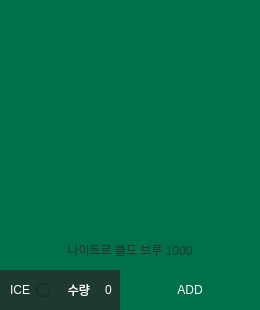
         <widget class="QFrame" name="frame_1_3">
          <property name="geometry">
           <rect>
            <x>580</x>
            <y>20</y>
            <width>260</width>
            <height>310</height>
           </rect>
          </property>
          <property name="frameShape">
           <enum>QFrame::NoFrame</enum>
          </property>
          <property name="frameShadow">
           <enum>QFrame::Raised</enum>
          </property>
          <widget class="QRadioButton" name="radioButton_1_3">
           <property name="geometry">
            <rect>
             <x>0</x>
             <y>270</y>
             <width>50</width>
             <height>40</height>
            </rect>
           </property>
           <property name="focusPolicy">
            <enum>Qt::NoFocus</enum>
           </property>
           <property name="layoutDirection">
            <enum>Qt::RightToLeft</enum>
           </property>
           <property name="styleSheet">
            <string notr="true">background-color: rgb(30, 57, 50);
color: rgb(255, 255, 255);</string>
           </property>
           <property name="text">
            <string>ICE</string>
           </property>
           <property name="checked">
            <bool>false</bool>
           </property>
           <property name="autoRepeat">
            <bool>false</bool>
           </property>
           <property name="autoExclusive">
            <bool>false</bool>
           </property>
          </widget>
          <widget class="QLabel" name="label_1_3">
           <property name="geometry">
            <rect>
             <x>50</x>
             <y>270</y>
             <width>40</width>
             <height>40</height>
            </rect>
           </property>
           <property name="styleSheet">
            <string notr="true">background-color: rgb(30, 57, 50);
color: rgb(255, 255, 255);
font: 75 9pt &quot;맑은 고딕&quot;;</string>
           </property>
           <property name="text">
            <string>수량</string>
           </property>
           <property name="alignment">
            <set>Qt::AlignRight|Qt::AlignTrailing|Qt::AlignVCenter</set>
           </property>
          </widget>
          <widget class="QLabel" name="label_image_1_3">
           <property name="geometry">
            <rect>
             <x>0</x>
             <y>0</y>
             <width>260</width>
             <height>270</height>
            </rect>
           </property>
           <property name="styleSheet">
            <string notr="true">background-color: rgb(0, 112, 74);</string>
           </property>
           <property name="text">
            <string/>
           </property>
          </widget>
          <widget class="QSpinBox" name="spinBox_1_3">
           <property name="geometry">
            <rect>
             <x>90</x>
             <y>270</y>
             <width>50</width>
             <height>40</height>
            </rect>
           </property>
           <property name="focusPolicy">
            <enum>Qt::WheelFocus</enum>
           </property>
           <property name="styleSheet">
            <string notr="true">background-color: rgb(30, 57, 50);
color: rgb(255, 255, 255);</string>
           </property>
           <property name="frame">
            <bool>false</bool>
           </property>
           <property name="alignment">
            <set>Qt::AlignCenter</set>
           </property>
          </widget>
          <widget class="QPushButton" name="pushButton_1_3">
           <property name="geometry">
            <rect>
             <x>120</x>
             <y>270</y>
             <width>140</width>
             <height>40</height>
            </rect>
           </property>
           <property name="focusPolicy">
            <enum>Qt::StrongFocus</enum>
           </property>
           <property name="styleSheet">
            <string notr="true">QPushButton{
	font: 9pt &quot;맑은 고딕&quot;;
	color: rgb(255, 255, 255);
	background-color: rgb(0, 112, 74);
	border: 0px;
}
QPushButton:hover{
	color: rgb(0, 0, 0);
	background-color: rgb(0, 255, 166);
}</string>
           </property>
           <property name="text">
            <string>ADD</string>
           </property>
          </widget>
          <widget class="QLabel" name="label_p_1_3">
           <property name="geometry">
            <rect>
             <x>0</x>
             <y>230</y>
             <width>260</width>
             <height>40</height>
            </rect>
           </property>
           <property name="styleSheet">
            <string notr="true">color: rgb(30, 57, 50);
font: 75 9pt &quot;맑은 고딕&quot;;</string>
           </property>
           <property name="text">
            <string>나이트로 콜드 브루 1000</string>
           </property>
           <property name="alignment">
            <set>Qt::AlignCenter</set>
           </property>
          </widget>
         </widget>
